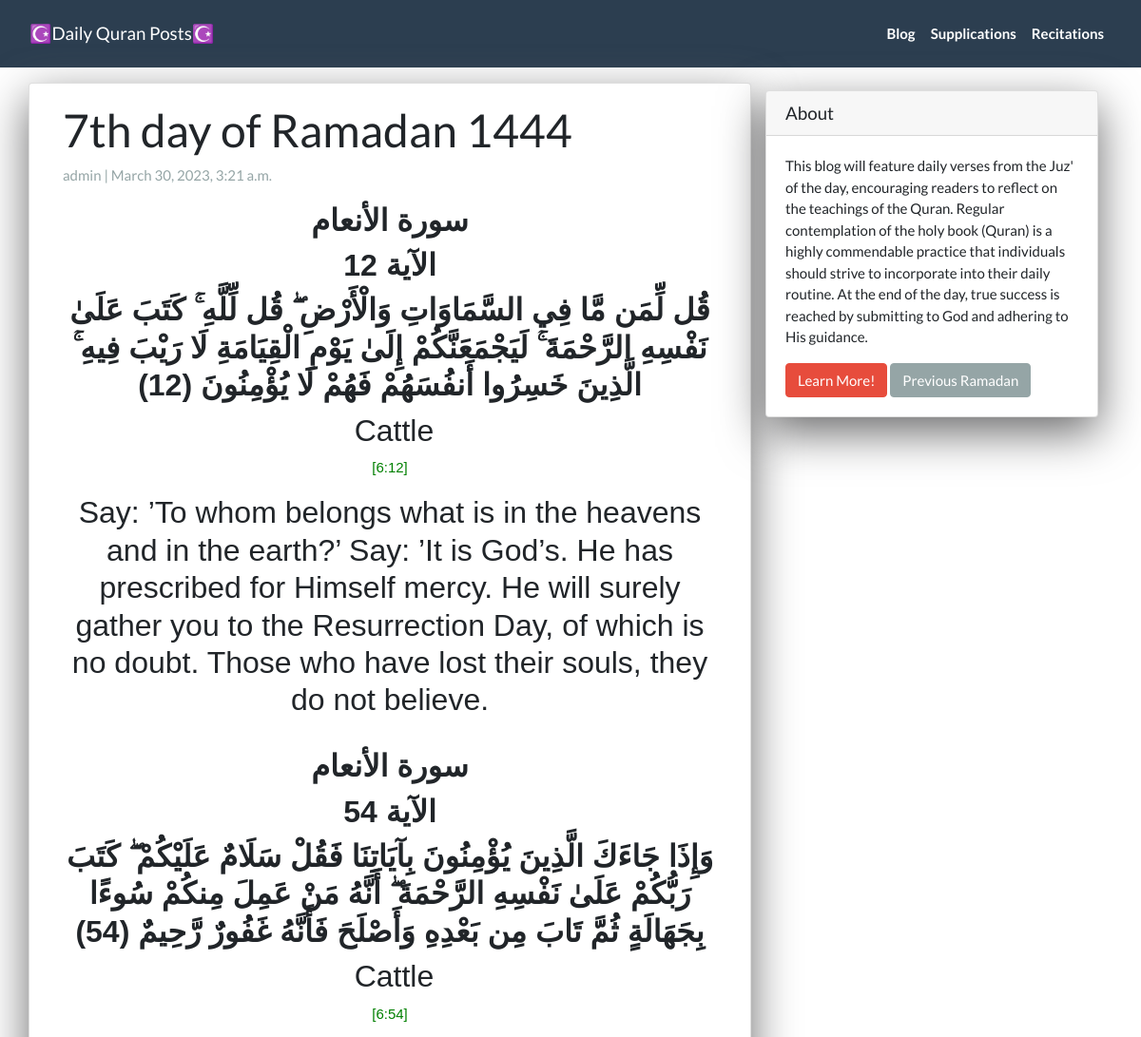
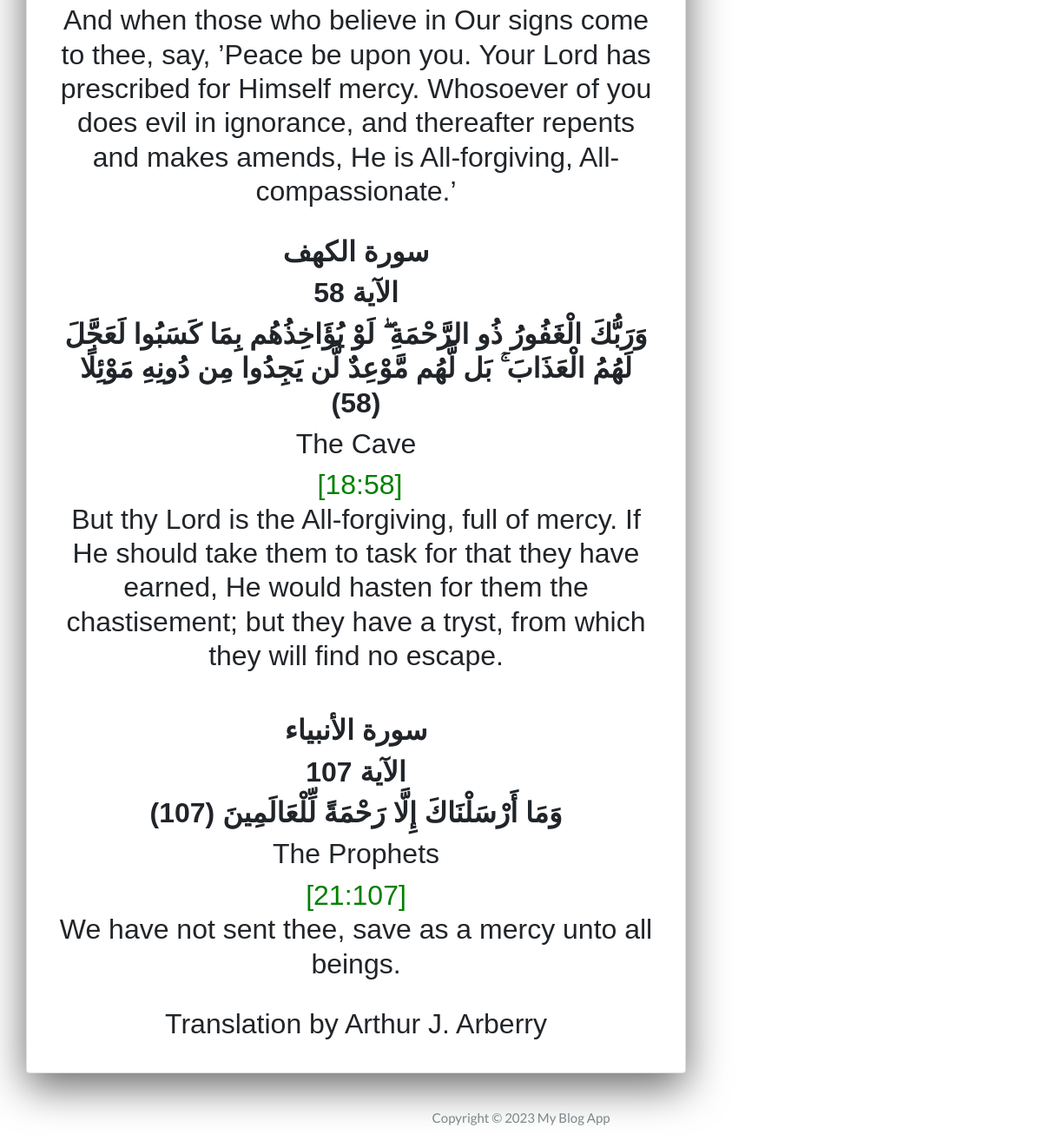
Page /7thday/ on the earlier database version (2 pictures, top to bottom).
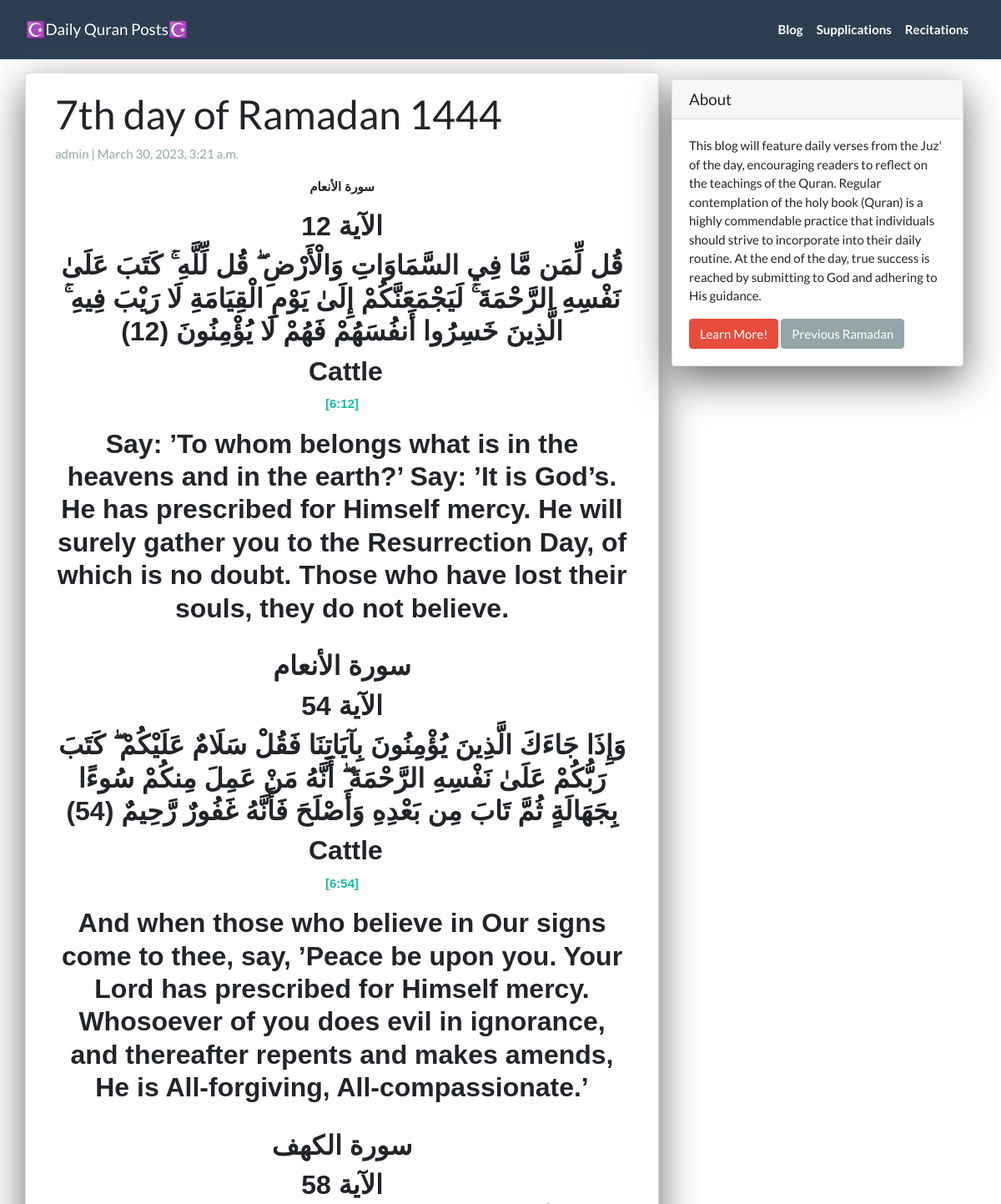
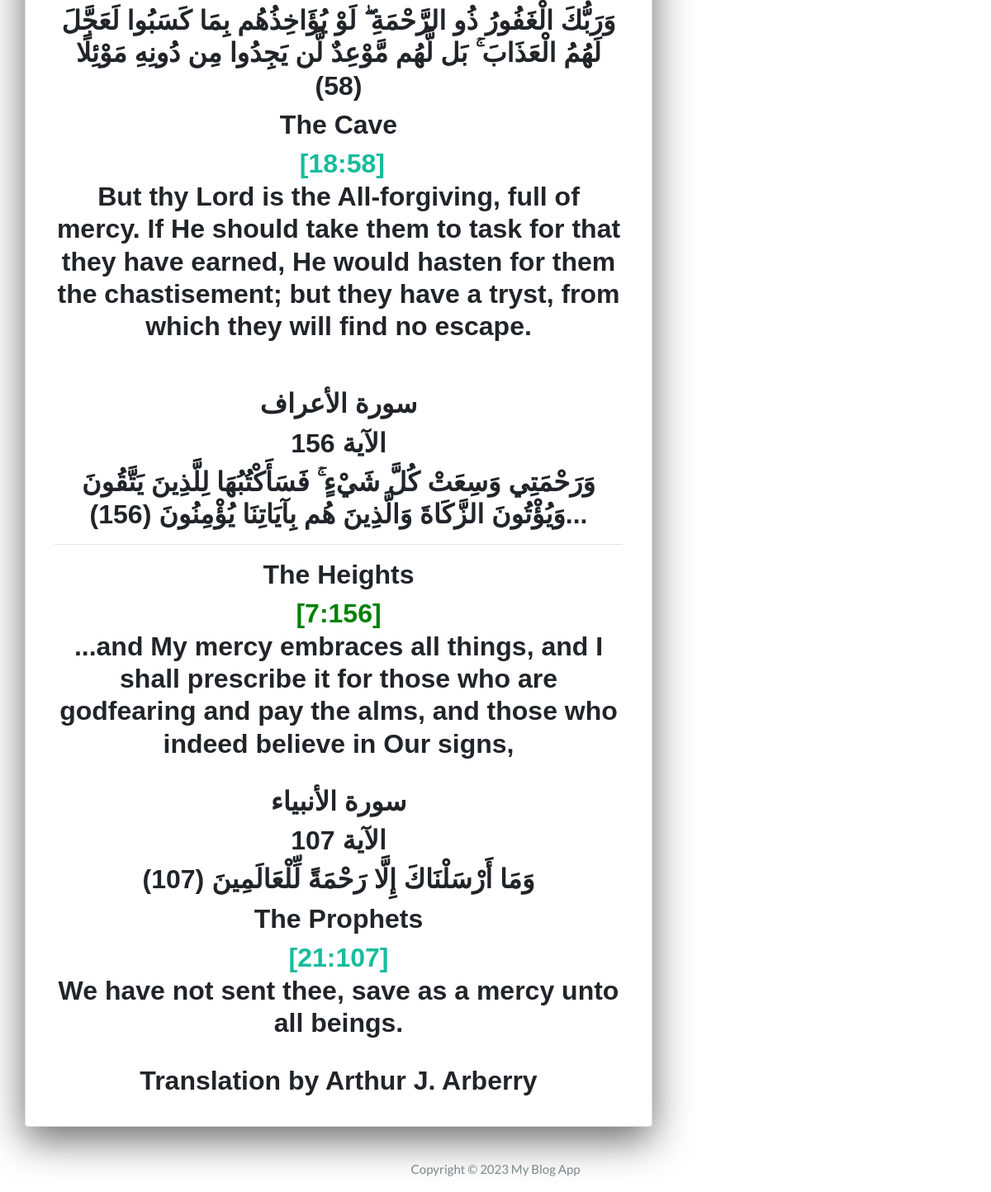
Same page on the later database version (2 pictures, top to bottom).
### App/models.py (models this page shows, shortened)
class Post(models.Model):
  title =  models.CharField(max_length=200, unique=True)
  slug =   models.SlugField(max_length=200, unique=True)
  author = models.ForeignKey(User, on_delete=models.CASCADE, related_name='blog_posts')
  created_on = models.DateTimeField(auto_now_add=True)
  updated_on = models.DateTimeField(auto_now=True)
  summary = RichTextField(blank=True, null=True)
  content = RichTextField(blank=True, null=True)
  video_link = EmbedVideoField(blank=True, null=True)
  status = models.IntegerField(choices=STATUS, default=0)
  class Meta:
    ordering = ['-created_on']

### App/views.py (the view)
# urls.py: path('<slug:slug>/', views.DetailView.as_view(), name="post_detail"),
class DetailView(generic.DetailView):
  model = Post
  template_name = 'post_detail.html'

### App/templates/post_detail.html (shortened to what this page needs)
{% extends 'base.html' %}
{% load embed_video_tags %}
{% block content %}
<div class="container">
  <div class="row">
    <div class="col-md-8 card mb-4  mt-3 left  top">
      <div class="card-body">
        <h1>{% block title %} {{ post.title }} {% endblock title %}</h1>
        <p class=" text-muted">{{ post.author }} | {{ post.created_on }}</p>
        <p class="card-text ">{{ post.content | safe }}</p>
      </div>
    </div>
    {% block sidebar %} {% include 'sidebar.html' %} {% endblock sidebar %}
  </div>
</div>
{% endblock content %}

### App/templates/base.html (shortened to what this page needs)
<!DOCTYPE html>
<html>
<head>
  <link rel="stylesheet" href="https://stackpath.bootstrapcdn.com/bootswatch/4.5.2/flatly/bootstrap.min.css">
</head>
<body>
  <nav class="navbar navbar-expand-lg navbar-dark bg-primary" id="mainNav">
    <div class="container-fluid">
      <a class="navbar-brand" href="{% url 'home' %}">☪️Daily Quran Posts☪️</a>
      <div class="collapse navbar-collapse" id="navbarResponsive">
        <ul class="navbar-nav ml-auto">
          <li class="nav-item text-black">
            <a class="nav-link text-black font-weight-bold" href="#">Blog</a>
          </li>
          <li class="nav-item text-black">
            <a class="nav-link text-black font-weight-bold" href="#">Supplications</a>
          </li>
          <li class="nav-item text-black">
            <a class="nav-link text-black font-weight-bold" href="#">Recitations</a>
          </li>
        </ul>
      </div>
    </div>
  </nav>
  {% block content %}{% endblock content %}
  <footer class="py-3 bg-grey">
    <p class="m-0 text-dark text-center ">Copyright &copy; 2023 My Blog App </p>
  </footer>
</body>
</html>

### App/templates/sidebar.html (shortened to what this page needs)
{% block sidebar %}
<div class="col-md-4 float-right ">
  <div class="card my-4">
    <h5 class="card-header">About</h5>
    <div class="card-body">
      <p class="card-text">This blog will feature daily verses from the Juz' of the day, encouraging readers to reflect on the teachings of the Quran.  Regular contemplation of the holy book (Quran) is a highly commendable practice that individuals should strive to incorporate into their daily routine.  At the end of the day, true success is reached by submitting to God and adhering to His guidance.</p>
      <a href="https://www.altafsir.com/Languages.asp?LanguageID=2" target="_blank" class="btn btn-danger">Learn More!</a>
      <a href="https://alquran.blog" target="_blank" class="btn btn-secondary">Previous Ramadan</a>
    </div>
  </div>
</div>
{% endblock sidebar %}

### App/templates/sidebar.html (style rules this page uses)
.card { box-shadow: 0 16px 48px #6a6a6b; }

Differences in the rows shown:
changed Post "7th day of Ramadan 1444": content "…find no escape. سورة الأنبياء الآية 107 وَمَا…" → "…find no escape. سورة الأعراف الآية 156 وَرَحْمَتِي وَسِعَتْ كُلَّ شَيْءٍ ۚ فَسَأَكْتُبُهَا لِلَّذِينَ يَتَّقُونَ وَيُؤْتُونَ الزَّكَاةَ وَالَّذِينَ هُم بِآيَاتِنَا يُؤْمِنُونَ (156)... The Heights [7:156] ...and My mercy embraces all things, and I shall prescribe it for those who are godfearing and pay the alms, and those who indeed believe in Our signs, سورة الأنبياء الآية 107 وَمَا…"
